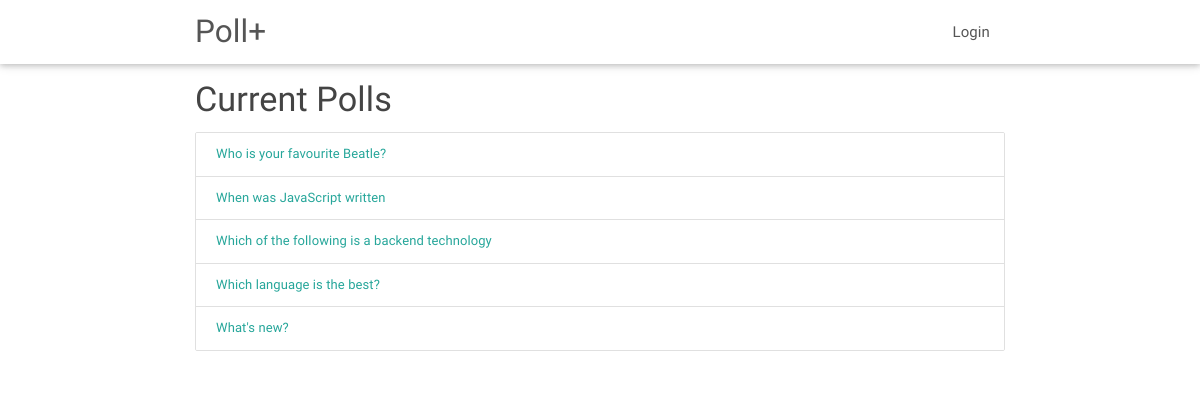
Screenshot of /polls/ with the database file from the repository.
### polls/models.py (models this page shows, shortened)
class Question(models.Model):
	question_text = models.CharField(max_length=200)
	pub_date = models.DateTimeField('date published')
	def was_published_recently(self):
		now = timezone.now()
		return now - datetime.timedelta(days=1) <= self.pub_date <= now
	was_published_recently.admin_order_field = 'pub_date'
	was_published_recently.boolen = True
	was_published_recently.short_description = 'Published recently?'

### polls/views.py (the view)
class IndexView(generic.ListView):
	template_name = 'polls/index.html'
	context_object_name = 'latest_questions'
	def get_queryset(self):
		return Question.objects.filter(
			pub_date__lte=timezone.now()
		).order_by('-pub_date')[:5]

### polls/templates/polls/index.html
{% extends 'polls/layout.html' %}
{% block content %}
	{% if latest_questions %}
		<h4>Current Polls</h4>
		<div class="collection">
	 	{% for question in latest_questions %}
	 		<a class="collection-item" href="{% url 'polls:detail' question.id %}">{{ question.question_text }}</a>
	 	{% endfor %}
	 	</div>
	{% else %}
		<p>No polls are available.</p>
	{% endif %}
{% endblock %}

### rows the page displays
Question: question_text "Who is your favourite Beatle?"
Question: question_text "When was JavaScript written"
Question: question_text "Which of the following is a backend technology"
Question: question_text "Which language is the best?"
Question: question_text "What's new?"
